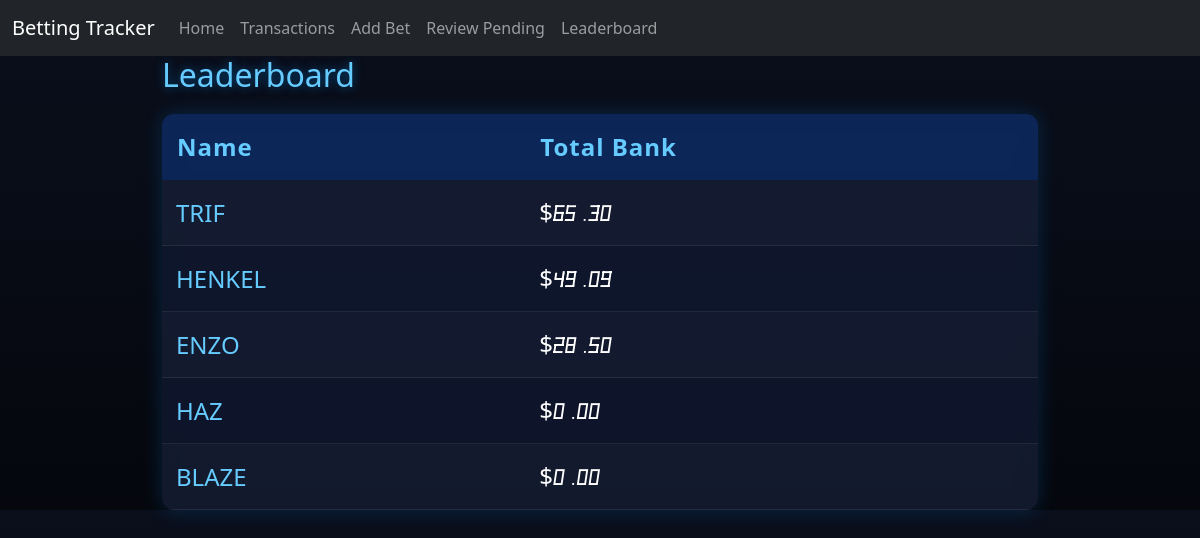
/, run on an earlier commit of the app's database.
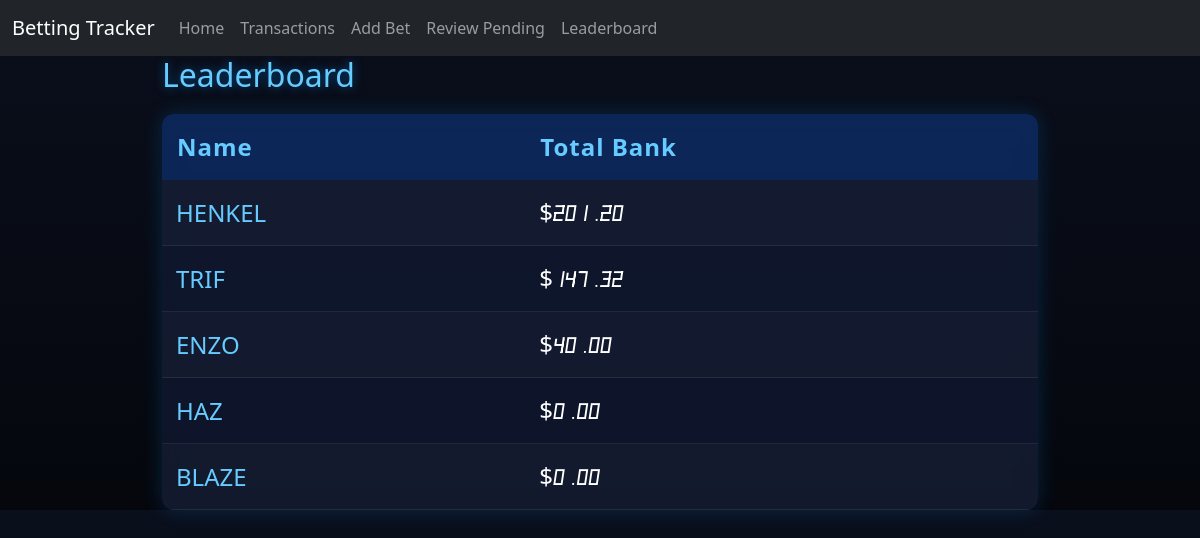
And on a later commit of the database.
### tables this page shows
CREATE TABLE Players (
                        ID INTEGER PRIMARY KEY AUTOINCREMENT,
                        Name TEXT,
                        BetsPlaced INTEGER,
                        SuccessRate REAL,
                        Bank REAL
                    );

### app.py (the view)
@app.route("/")
def index():
    db = get_db(DB)
    players = db.execute("SELECT * FROM Players").fetchall()
    print(players)
    totals = db.execute("""
        SELECT Players.ID, Name, Bank,
               COALESCE(SUM(AmountWon),0) as result,
               Bank + COALESCE(SUM(AmountWon),0) as total
        FROM Players
        LEFT JOIN Transactions ON Players.ID = Transactions.PlayerID
        GROUP BY Players.ID
        ORDER BY total DESC
    """).fetchall()
    return render_template("index.html", players=totals)

### app.py (called while the page is built)
def get_db(DB):
    try:
        db = sqlite3.connect(DB)
        return db
    except sqlite3.Error as e:
        print(f"Error opening database: {e}")
        return None

### templates/index.html
{% extends "base.html" %}
{% block content %}
<h2>Leaderboard</h2>
<table class="leaderboard-table">
    <tr>
        <th>Name</th>
        <th>Total Bank</th>
    </tr>
    {% for p in players %}
    <tr>
        <td>
            <a href="{{ url_for('player', id=p[0]) }}">
                {{ p[1] }}
            </a>
        </td>
        <td>$<span class="leaderboard-numbers">{{ "%.2f"|format(p[4]) }}</span></td>
    </tr>
    {% endfor %}
</table>
{% endblock %}

What changed in the data, as far as the page shows it:
changed Players "HENKEL": p "49.09" → "201.20"; moves up the list
changed Players "TRIF": p "65.30" → "147.32"
changed Players "ENZO": p "28.50" → "40.00"
